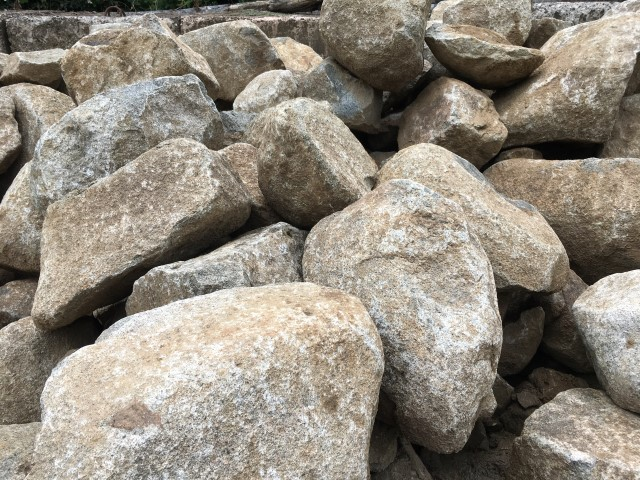
#> input picture data/Granite-Rock.jpg, 640 x 480 px
$ python main.py
#> lines starting #> are read from the running program, lines starting #| are printed output that depends on the picture; after the words box and inside, x2 and y2 are one past the last pixel; in counts of white or black regions, pixels touching at a corner belong together
### src/image_util.py
import numpy as np
import cv2 as cv
import os


def load_damaged_image(damage_rect, image_name):
#> called with damage_rect = (290, 250, 100, 100), image_name = './data/Granite-Rock.jpg'
    image = cv.imread(image_name)
#> image is the input picture: shape (480, 640, 3); mean B, G, R 126.4, 138.3, 145.8
    mask = np.zeros_like(image)
    original = extract_rectangle(image, damage_rect)
#> in extract_rectangle, `return image[y:y + height, x:x + width]`:
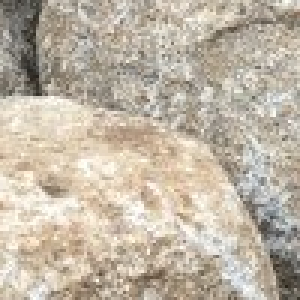
#> returned value: shape (100, 100, 3) (shown 3 times larger); mean of channels 0, 1, 2 165.9, 181.8, 192.3; drawn as B, G, R
    cv.rectangle(mask, (damage_rect[0], damage_rect[1]),
                 (damage_rect[0] + damage_rect[2], damage_rect[1] + damage_rect[3]), (255, 255, 255), -1)
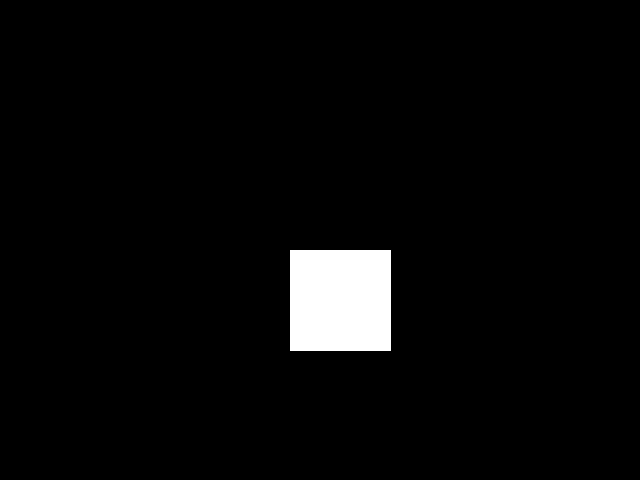
#> mask: shape (480, 640, 3); 3.3% white; 1 white region, box (x1, y1, x2, y2) and area: (290, 250, 391, 351) 10201
    image[damage_rect[1]:damage_rect[1] + damage_rect[3], damage_rect[0]:damage_rect[0] + damage_rect[2]] = 0
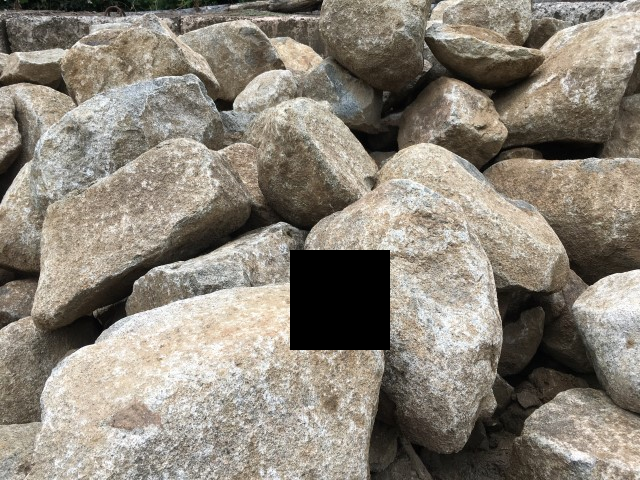
#> image: shape (480, 640, 3); 3.26% of pixels changed, all inside (x1, y1, x2, y2) = (290, 250, 390, 350)
    return image, mask, original


def load_image(image_name):
    return cv.imread(image_name)


# [4 lines left out: function save_image, not called in this run]


def extract_rectangle(image, rect):
    x, y, height, width = rect
    return image[y:y + height, x:x + width]

### main.py
import cv2 as cv
from src.image_util import load_damaged_image, extract_rectangle, load_image
from src.pde_patch_pipeline import pde_patch
from src.texture_transfer import generate_texture_transfer


def test(damage_rect, texture_rectangle, image_name):
#> (the run stopped early here; a loop or call above may not have finished)

$ run again, with data/camo_hand.JPG copied over data/Granite-Rock.jpg
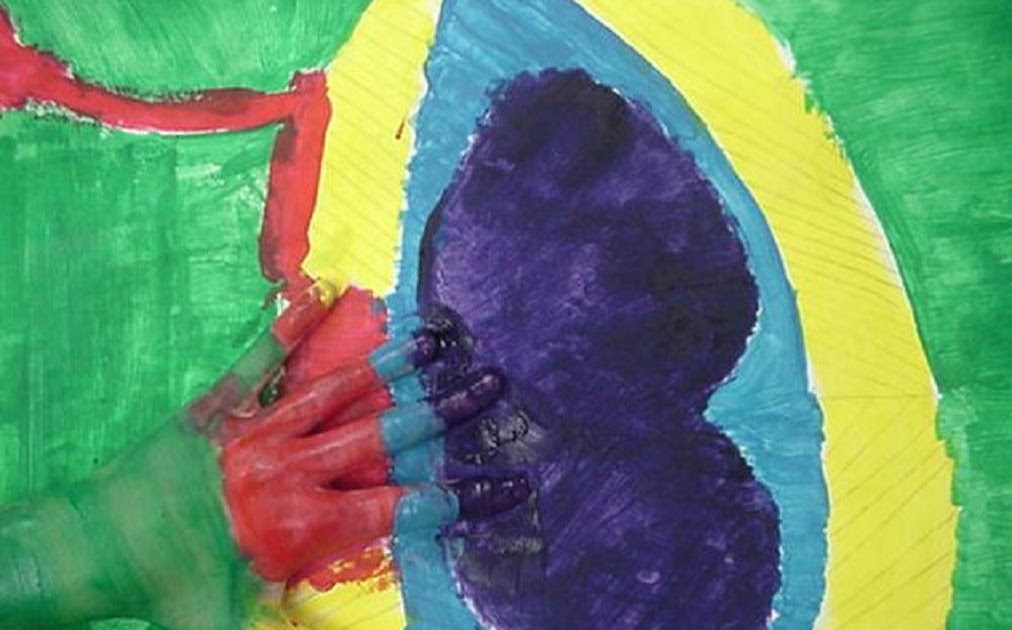
#> input picture data/camo_hand.JPG, 1012 x 630 px
#> in load_damaged_image, image is the input picture: shape (630, 1012, 3); mean B, G, R 107.5, 140.3, 104.3
#> in load_damaged_image, `cv.rectangle(mask, (damage_rect[0], damage_rect[1]), (damage_rect[0] +..`:
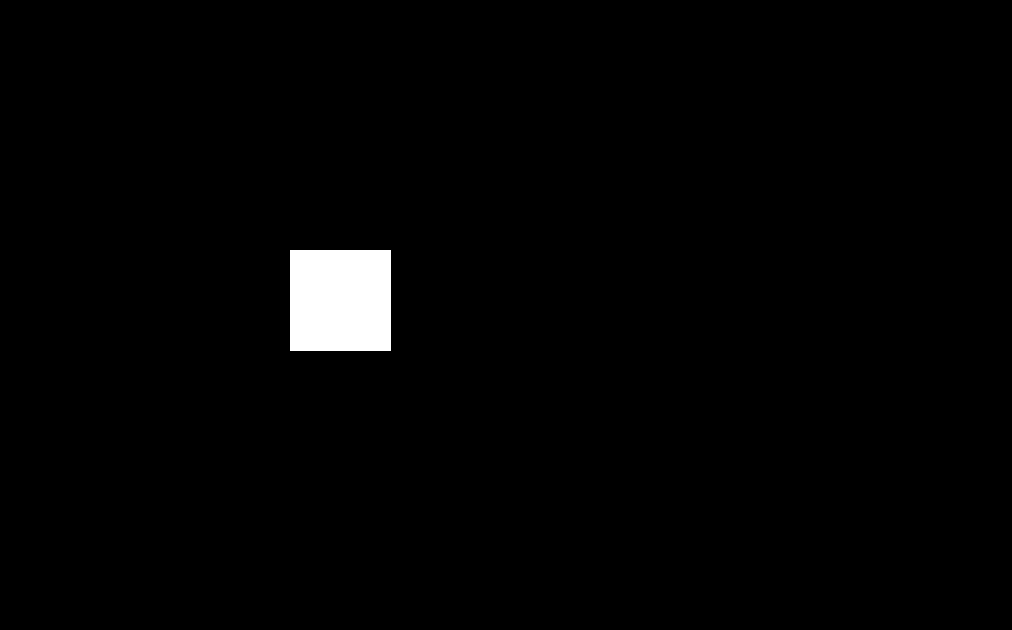
#> mask: shape (630, 1012, 3); 1.6% white; 1 white region, box (x1, y1, x2, y2) and area: (290, 250, 391, 351) 10201
#> in load_damaged_image, `image[damage_rect[1]:damage_rect[1] + damage_rect[3], damage_rect[0]:d..`:
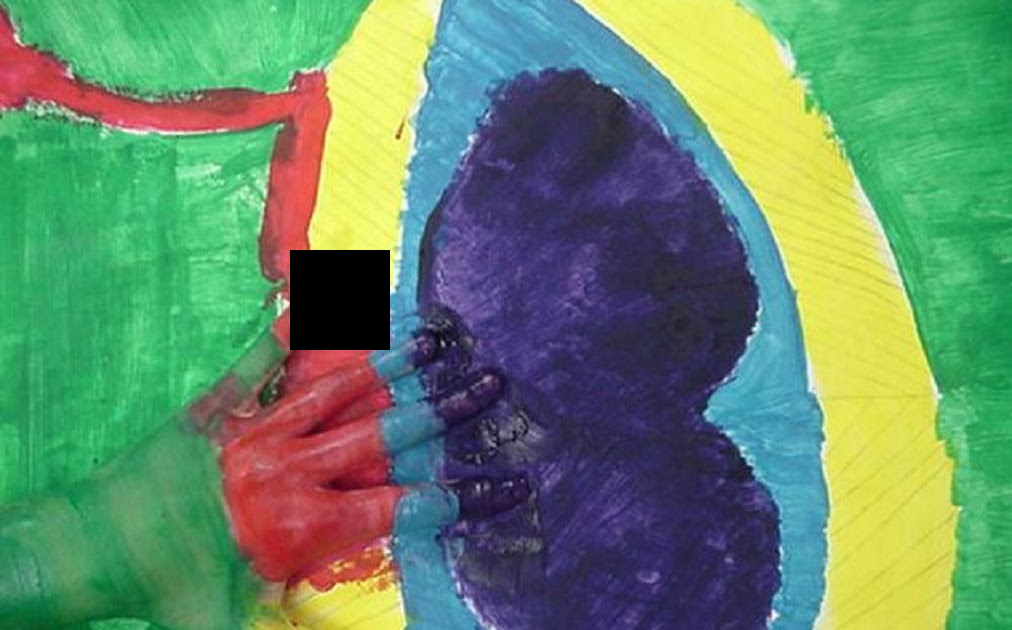
#> image: shape (630, 1012, 3); 1.57% of pixels changed, all inside (x1, y1, x2, y2) = (290, 250, 390, 350)
